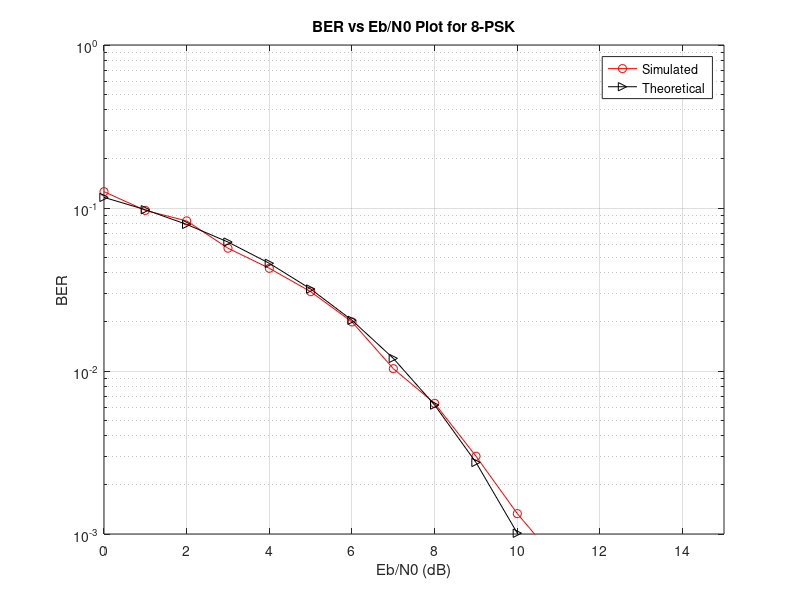

The MATLAB script that drew this image:
%                          <<Experiment-4 PART-B (8-PSK)>>
%                               << Objective-2 >>
% Aim: Simulation study of Performance of 8-PSK.
% Objective-1: Write a program to plot signal constellation diagram of received
%              8-PSK signal in the presence of AWGN.
% Objective-2: Write a program to plot Practical and Theoretical BER vs SNR graph
%              of received 8-PSK signal in the presence of AWGN for ML receiver.

% Note: For objective-1, see separate octave files named <my_8PSK_constellation.m>
clc;
clear all;
close all;
pkg load communications
N = 3000;  % Number of bits to be transmitted using *-PSK
           % Too large value may slow down the program
x = randi([0,1],1,N); % Random input bits generation
M = 8;     % Number of Symbols in 8-PSK

% Symbol Generation
yy = [];
for i=1:3:length(x)
  if x(i)==0 && x(i+1)==0 & x(i+2)==0
    y = cosd(0)+1j*sind(0);
  elseif x(i)==0 && x(i+1)==0 & x(i+2)==1
    y = cosd(45)+1j*sind(45);
  elseif x(i)==0 && x(i+1)==1 & x(i+2)==1
    y = cosd(90)+1j*sind(90);
  elseif x(i)==0 && x(i+1)==1 & x(i+2)==0
    y = cosd(135)+1j*sind(135);
  elseif x(i)==1 && x(i+1)==1 & x(i+2)==0
    y = cosd(180)+1j*sind(180);
  elseif x(i)==1 && x(i+1)==1 & x(i+2)==1
    y = cosd(225)+1j*sind(225);
  elseif x(i)==1 && x(i+1)==0 & x(i+2)==1
    y = cosd(270)+1j*sind(270);
  elseif x(i)==1 && x(i+1)==0 & x(i+2)==0
    y = cosd(315)+1j*sind(315);
  endif
% Transmitted Symbols
yy = [yy y];
endfor

% Detection based on euclidean distance
ber_simulated = [];
ber_theoretical = [];
ref_symbols = [cosd(0)+1j*sind(0), cosd(45)+1j*sind(45), cosd(90)+1j*sind(90), cosd(135)+1j*sind(135), cosd(180)+1j*sind(180) cosd(225)+1j*sind(225) cosd(270)+1j*sind(270) cosd(315)+1j*sind(315)];
for EbN0db = 0:15
EbN0 = 10^(EbN0db/10);
n = (1/sqrt(2))*[randn(1,length(yy)) + 1j*randn(1,length(yy))];
sigma = sqrt(1/((log2(M))*EbN0)); % Symbol energy is normalized to Unity
r = yy + sigma*n;

% Calculation of Euclidian Distances of received symbols from reference symobols
min_dist_index = [];
for i=1:length(r)
  Dist = [];
  for k=1:length(ref_symbols)
  dist = sqrt((real(r(i))-real(ref_symbols(k)))^2 + (imag(r(i))-imag(ref_symbols(k)))^2);
  Dist = [Dist dist];
  endfor
  min_dist_index = [min_dist_index find(Dist==min(Dist))];
endfor

% Estimation of Bits
x_estimated = [];
for i=1:length(r)
  if ref_symbols(min_dist_index(i))== cosd(0)+1j*sind(0);
    x_estimated = [x_estimated 0 0 0];
  elseif ref_symbols(min_dist_index(i))== cosd(45)+1j*sind(45);
    x_estimated = [x_estimated 0 0 1];
  elseif ref_symbols(min_dist_index(i))== cosd(90)+1j*sind(90);
    x_estimated = [x_estimated 0 1 1];
  elseif ref_symbols(min_dist_index(i))== cosd(135)+1j*sind(135);
    x_estimated = [x_estimated 0 1 0];
  elseif ref_symbols(min_dist_index(i))== cosd(180)+1j*sind(180);
    x_estimated = [x_estimated 1 1 0];
  elseif ref_symbols(min_dist_index(i))== cosd(225)+1j*sind(225);
    x_estimated = [x_estimated 1 1 1];
  elseif ref_symbols(min_dist_index(i))== cosd(270)+1j*sind(270);
    x_estimated = [x_estimated 1 0 1];
  elseif ref_symbols(min_dist_index(i))== cosd(315)+1j*sind(315);
    x_estimated = [x_estimated 1 0 0];
  endif
endfor

% BER Computation
ber_simulated =[ber_simulated sum(x~=x_estimated)/N];
ber_theoretical = [ber_theoretical (1/log2(M))*erfc(sqrt(3*EbN0)*sind(180/M))];
endfor
EbN0db = 0:15;

% BER Plotting
semilogy(EbN0db, ber_simulated, 'ro-', EbN0db, ber_theoretical, 'k>-');
title('BER vs Eb/N0 Plot for 8-PSK');
xlabel('Eb/N0 (dB)');
ylabel('BER');
grid on;
legend('Simulated', 'Theoretical');
axis([0 15 10^-3 10^0]);
